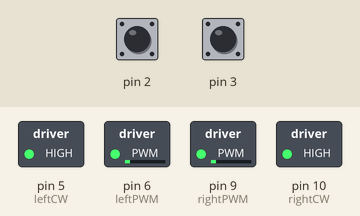
Bench run of a sketch on a simulated Arduino Uno, built with avr-gcc and run on an emulated ATmega328P. Parts: switched loads named in the sketch (green lamp = pin HIGH). The test bench sets the inputs (shaded band); at power-on: pin 2 HIGH, pin 3 HIGH. What the sketch prints to the serial monitor is not drawn.

Above: at 0.1 s.
Timing chart, 0 to 1.6 s (numbered marks = the images above):
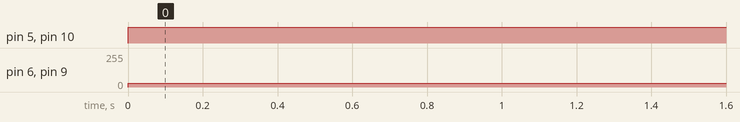

The sketch:

CeSu.ino
```cpp
#include <MsTimer2.h>
#define  Value 1.02101761  //计算周长的常量

//volatile int state = HIGH;

int u_left = 3;//定义U型测速端口
int u_right = 2;

int leftCW=5;//连接电机1转向端口到数字接口4
int rightCW=10;//连接电机2转向端口到数字接口7
int leftPWM=6; //连接电机1调速端口到数字接口5
int rightPWM=9;  //连接电机2调速端口到数字接口6

int r_wheel = 0; //记录U型测速模块的次数
int l_wheel = 0;
float r_velocity=0;//速度;
float l_velocity=0;

float velocity(int n)
{
  //(n/20)轮子装的圈数,轮子直径是65mm
  //速度的计算公式应该为  （n/20）×(65×10-1×π)  即n*1.02101761
  //后面的计算得常数
  float vel =Value*(n/20);
  return vel;
}
void flash()
{//noInterrupts();
  //String s1="";
 // String s2="";
  int r,l;
  r=r_wheel;l=l_wheel;
  //noInterrupts();
  r_velocity=velocity(r);
  l_velocity=velocity(l);
  //Serial.print(r_velocity);
 // Serial.print("\0");
 // itoa (r_wheel,buffer1,10);
  //itoa (l_wheel,buffer2,10);
  //s1+=r;
  //s2+=l;

  Serial.print(l_velocity);
   Serial.print("cm/s(L)");
  Serial.print(" ");
  // Serial.print(l_velocity);
  // Serial.print("\0");
  Serial.print(r_velocity);
   Serial.println("cm/s(R)");
  r_wheel = 0;
  l_wheel = 0;
//  interrupts();
}


void setup ()
{
  Serial.begin(9600);

  attachInterrupt(0,RCount, FALLING);
  attachInterrupt(1,LCount, FALLING);

  pinMode(leftCW,OUTPUT);
  pinMode(leftPWM,OUTPUT);
  pinMode(rightCW,OUTPUT);
  pinMode(rightPWM,OUTPUT);

  MsTimer2::set(1000, flash);        // 中断设置函数，每 1s 进入一次中断
  MsTimer2::start();

}

void loop()
{
  analogWrite( leftPWM,30);//电机1全速前进
  analogWrite(rightPWM,30);//电机2全速前进
  digitalWrite(leftCW,HIGH);//电机1正转
  digitalWrite(rightCW,HIGH);//电机2正转

  while (1)
  {
 //   digitalWrite(13, state);
  }

}
void LCount()
{
  l_wheel++;
 // state=!state;

}
void RCount()
{
  r_wheel++;
}
```

Measured:
- by itself, pin 5 (leftCW), pin 10 (rightCW): LOW → HIGH at 0.00 s
- by itself, pin 6 (leftPWM), pin 9 (rightPWM): 0/255 → 30/255 at 0.00 s
